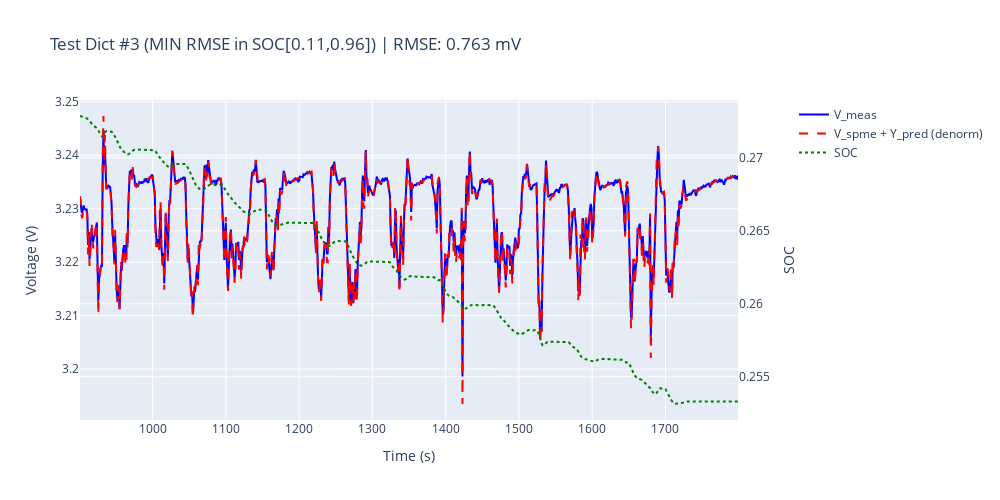
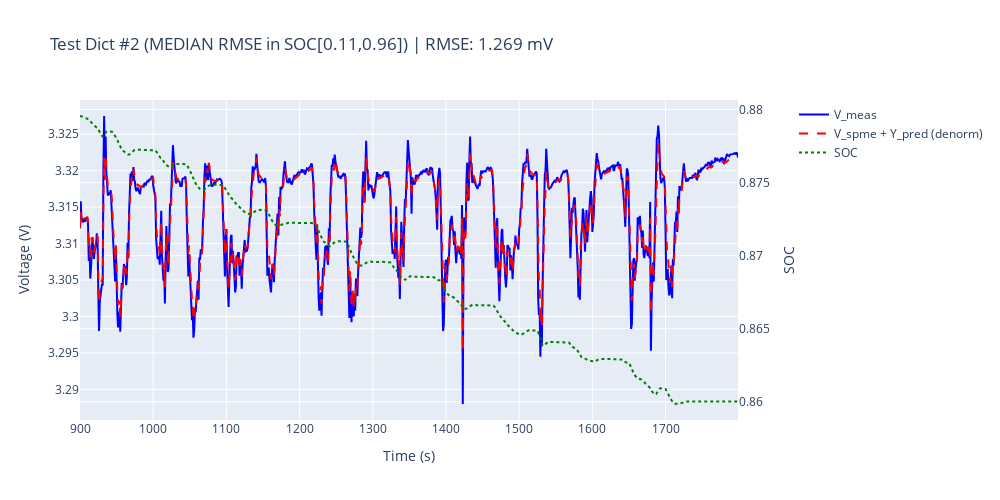
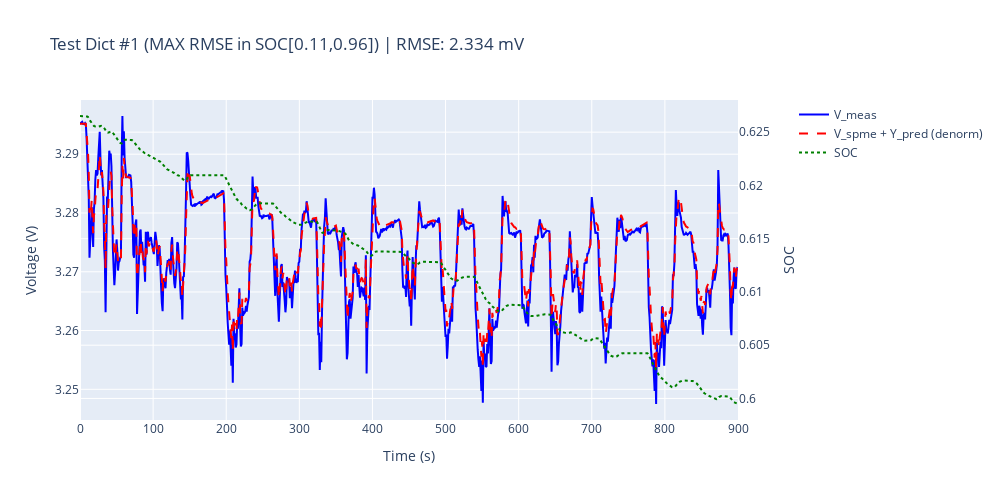

Here is the notebook cell these charts were saved with, in order:
### Code cell
# ===== Load checkpoint and run simulation with best_model_batch_rmse1.70mV.pth =====
import numpy as np
import matplotlib.pyplot as plt
import torch
from torchdiffeq import odeint
from battery_ode_wrapper import BatteryODEWrapper
import plotly.graph_objects as go
from plotly.subplots import make_subplots

# Normalization params (from utils.py lines 265-275)
csn_bulk_norm = 30555
current_norm = 0.1
temperature_norm = 10
temperature_mean = 298.15
Y_mean = -0.015
Y_std = 0.004
ocv_mean = 3.28  # 96 - 12 % SOC only
ocv_std = 0.04   # 96 - 12 % SOC only 
Vref_mean = 3.28 - 0.015
Vref_std = 0.04

def denorm_Y(Y_norm):
    return Y_norm * Y_std + Y_mean

def calc_rmse(y_true, y_pred):
    return np.sqrt(np.mean((y_true - y_pred) ** 2))

# Load checkpoint
checkpoint_path = 'best_model_batch_rmse1.83mV_6input_euler.pth'
device = torch.device('cuda' if torch.cuda.is_available() else 'cpu')

print(f"Loading checkpoint from: {checkpoint_path}")
ode_wrapper_test = BatteryODEWrapper(device=device)
checkpoint = torch.load(checkpoint_path, map_location=device, weights_only=False)

if isinstance(checkpoint, dict) and 'model_state_dict' in checkpoint:
    ode_wrapper_test.load_state_dict(checkpoint['model_state_dict'], strict=False)
    training_info = checkpoint.get('training_info', {})
    print(f"✓ Checkpoint loaded successfully!")
    if training_info:
        print(f"  - Best RMSE: {training_info.get('best_rmse', 'N/A'):.2f}mV")
        print(f"  - Best epoch: {training_info.get('best_epoch', 'N/A')}")
else:
    ode_wrapper_test.load_state_dict(checkpoint, strict=False)
    print(f"✓ Checkpoint loaded successfully! (legacy format)")

ode_wrapper_test.to(device)
ode_wrapper_test.eval()

# ----- 1. Run simulation (배치) on test_dict_list -----
# 배치 inference (run NeuralODE for each dict)
test_sim_results = []
for idx, d in enumerate(test_dict_list):
    # 시뮬레이션 준비
    t = np.array(d['time'])
    t_tensor = torch.tensor(t, dtype=torch.float32, device=device)
    x0 = torch.tensor([[d['Y'][0]]], dtype=torch.float32, device=device)  # normalized Y
    
    # 입력 셋팅
    ode_wrapper_test.set_inputs(d)

    # 시뮬레이션
    with torch.no_grad():
        sol = odeint(ode_wrapper_test, x0, t_tensor, method='euler')
        Y_pred = sol[:, 0, 0].cpu().numpy()  # normalized
    test_sim_results.append(Y_pred)
    
# 'Y_pred'를 test_dict_list 각 dict에 넣어줌
for idx, d in enumerate(test_dict_list):
    d['Y_pred'] = test_sim_results[idx]  # normalized

# ----- 2. 각 dict 사용한 rmse 값 프린트 -----
rmse_values = []
mask_soc_range = []

for idx, d in enumerate(test_dict_list):
    # Denormalize Y (Vcorr)
    Y_pred_denorm = denorm_Y(np.array(d['Y_pred']))
    Y_true_denorm = denorm_Y(np.array(d['Y']))  # ground truth

    rmse = calc_rmse(Y_true_denorm, Y_pred_denorm)
    rmse_values.append(rmse)
    
    # SOC 마스킹 (0.11~0.96)
    soc = np.array(d['SOC'])
    mask = (soc >= 0.11) & (soc <= 0.96)
    mask_soc_range.append(mask)

    print(f"Test Dict {idx}: RMSE = {rmse * 1e3:.3f} mV (all points), "
          f"RMSE_in_SOC[0.11, 0.96] = {calc_rmse(Y_true_denorm[mask], Y_pred_denorm[mask]) * 1e3:.3f} mV "
          f"[points: {mask.sum()}]")

# 3. soc [0.11, 0.96] 사이 값들의 최소, median, 최대 RMSE dict의 전압값 프린트

rmse_soc_range = [
    calc_rmse(denorm_Y(np.array(d['Y'])[mask_soc_range[idx]]), denorm_Y(np.array(d['Y_pred'])[mask_soc_range[idx]]))
    for idx, d in enumerate(test_dict_list)
]
rmse_soc_range = np.array(rmse_soc_range)

# min, median, max 찾기
args_sorted = np.argsort(rmse_soc_range)
idx_min = args_sorted[0]
idx_median = args_sorted[len(rmse_soc_range) // 2]
idx_max = args_sorted[-1]

highlight_indices = [("min", idx_min), ("median", idx_median), ("max", idx_max)]

for label, idx in highlight_indices:
    d = test_dict_list[idx]
    mask = mask_soc_range[idx]

    V_meas = np.array(d['V_meas'])[mask]
    V_spme = np.array(d['V_spme'])[mask]
    Y_pred_d = denorm_Y(np.array(d['Y_pred']))[mask]
    SOC = np.array(d['SOC'])[mask]
    time = np.array(d['time'])[mask]

    # Create subplot with secondary y-axis
    fig = make_subplots(specs=[[{"secondary_y": True}]])
    
    # Left y-axis: Voltage
    fig.add_trace(
        go.Scatter(x=time, y=V_meas, name='V_meas', line=dict(color='blue', width=2)),
        secondary_y=False,
    )
    fig.add_trace(
        go.Scatter(x=time, y=V_spme + Y_pred_d, name='V_spme + Y_pred (denorm)', 
                  line=dict(color='red', width=2, dash='dash')),
        secondary_y=False,
    )
    
    # Right y-axis: SOC
    fig.add_trace(
        go.Scatter(x=time, y=SOC, name='SOC', line=dict(color='green', width=2, dash='dot')),
        secondary_y=True,
    )
    
    # Update axes labels
    fig.update_xaxes(title_text="Time (s)")
    fig.update_yaxes(title_text="Voltage (V)", secondary_y=False)
    fig.update_yaxes(title_text="SOC", secondary_y=True)
    
    # Update title
    fig.update_layout(
        title=f'Test Dict #{idx} ({label.upper()} RMSE in SOC[0.11,0.96]) | RMSE: {rmse_soc_range[idx]*1e3:.3f} mV',
        width=1000,
        height=500
    )
    
    fig.show()

### Figure 1 — Plotly figure (JSON) as saved in the notebook; plotly's stock layout.template omitted (floating-point values rounded to 4 significant figures; data arrays with more than 128 entries replaced by an {"elided": "..."} marker saying what was removed)
{"data": [{"line": {"color": "blue", "width": 2}, "name": "V_meas", "type": "scatter", "x": {"elided": "900 float values"}, "xaxis": "x", "y": {"elided": "900 float values"}, "yaxis": "y"}, {"line": {"color": "red", "dash": "dash", "width": 2}, "name": "V_spme + Y_pred (denorm)", "type": "scatter", "x": {"elided": "900 float values"}, "xaxis": "x", "y": {"elided": "900 float values"}, "yaxis": "y"}, {"line": {"color": "green", "dash": "dot", "width": 2}, "name": "SOC", "type": "scatter", "x": {"elided": "900 float values"}, "xaxis": "x", "y": {"elided": "900 float values"}, "yaxis": "y2"}], "layout": {"height": 500, "title": {"text": "Test Dict #3 (MIN RMSE in SOC[0.11,0.96]) | RMSE: 0.763 mV"}, "width": 1000, "xaxis": {"anchor": "y", "domain": [0, 0.94], "title": {"text": "Time (s)"}}, "yaxis": {"anchor": "x", "domain": [0, 1], "title": {"text": "Voltage (V)"}}, "yaxis2": {"anchor": "x", "overlaying": "y", "side": "right", "title": {"text": "SOC"}}}}

### Figure 2 — Plotly figure (JSON) as saved in the notebook; plotly's stock layout.template omitted (floating-point values rounded to 4 significant figures; data arrays with more than 128 entries replaced by an {"elided": "..."} marker saying what was removed)
{"data": [{"line": {"color": "blue", "width": 2}, "name": "V_meas", "type": "scatter", "x": {"elided": "901 float values"}, "xaxis": "x", "y": {"elided": "901 float values"}, "yaxis": "y"}, {"line": {"color": "red", "dash": "dash", "width": 2}, "name": "V_spme + Y_pred (denorm)", "type": "scatter", "x": {"elided": "901 float values"}, "xaxis": "x", "y": {"elided": "901 float values"}, "yaxis": "y"}, {"line": {"color": "green", "dash": "dot", "width": 2}, "name": "SOC", "type": "scatter", "x": {"elided": "901 float values"}, "xaxis": "x", "y": {"elided": "901 float values"}, "yaxis": "y2"}], "layout": {"height": 500, "title": {"text": "Test Dict #2 (MEDIAN RMSE in SOC[0.11,0.96]) | RMSE: 1.269 mV"}, "width": 1000, "xaxis": {"anchor": "y", "domain": [0, 0.94], "title": {"text": "Time (s)"}}, "yaxis": {"anchor": "x", "domain": [0, 1], "title": {"text": "Voltage (V)"}}, "yaxis2": {"anchor": "x", "overlaying": "y", "side": "right", "title": {"text": "SOC"}}}}

### Figure 3 — Plotly figure (JSON) as saved in the notebook; plotly's stock layout.template omitted (floating-point values rounded to 4 significant figures; data arrays with more than 128 entries replaced by an {"elided": "..."} marker saying what was removed)
{"data": [{"line": {"color": "blue", "width": 2}, "name": "V_meas", "type": "scatter", "x": {"elided": "901 float values"}, "xaxis": "x", "y": {"elided": "901 float values"}, "yaxis": "y"}, {"line": {"color": "red", "dash": "dash", "width": 2}, "name": "V_spme + Y_pred (denorm)", "type": "scatter", "x": {"elided": "901 float values"}, "xaxis": "x", "y": {"elided": "901 float values"}, "yaxis": "y"}, {"line": {"color": "green", "dash": "dot", "width": 2}, "name": "SOC", "type": "scatter", "x": {"elided": "901 float values"}, "xaxis": "x", "y": {"elided": "901 float values"}, "yaxis": "y2"}], "layout": {"height": 500, "title": {"text": "Test Dict #1 (MAX RMSE in SOC[0.11,0.96]) | RMSE: 2.334 mV"}, "width": 1000, "xaxis": {"anchor": "y", "domain": [0, 0.94], "title": {"text": "Time (s)"}}, "yaxis": {"anchor": "x", "domain": [0, 1], "title": {"text": "Voltage (V)"}}, "yaxis2": {"anchor": "x", "overlaying": "y", "side": "right", "title": {"text": "SOC"}}}}
